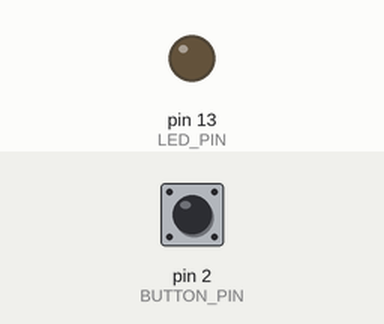
Recording of a sketch running on a simulated Arduino Uno, built with avr-gcc and run on an emulated ATmega328P. Shown: output pins drawn as LEDs (lit = HIGH). The test bench sets the inputs (shaded band); at power-on: pin 2 (BUTTON_PIN) HIGH. What the sketch prints to the serial monitor is not drawn.

Above: at 1.2 s.
1.3 s: pin 2 (BUTTON_PIN) pulled LOW for 0.15 s
At 1.37 s:
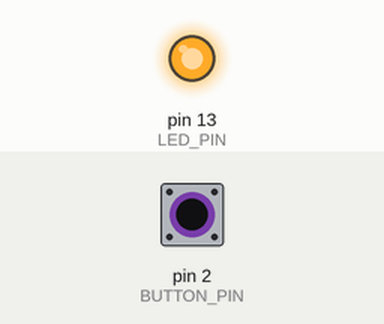
2.9 s: pin 2 (BUTTON_PIN) pulled LOW for 3.2 s
At 6.8 s:
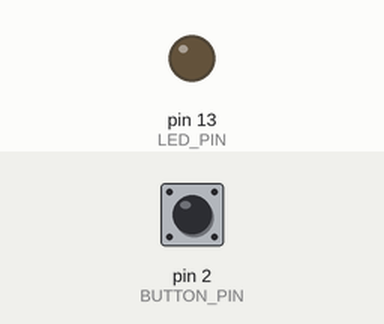
Timing chart, 0 to 8.3 s (numbered marks = the images above; inputs shaded):
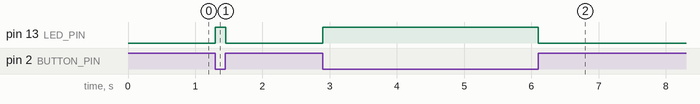

The sketch:

4-ConditionalFSM.ino
```cpp
/**********************************************************************
 * File       : 4-ConditionalFSM.ino
 * Title      : MCP/FSM – Button-Triggered State Machine
 * Author     : Rudy Martin / Next Shift Consulting
 * Description: Demonstrates an event-driven FSM
 *              Uses button to trigger conditional transitions
 **********************************************************************/

// --- Pin Setup ---
const int BUTTON_PIN = 2;  // Button input
const int LED_PIN = 13;    // LED output

// --- FSM States ---
enum State {
  WAIT_FOR_PRESS,
  LED_ON
};
State currentState = WAIT_FOR_PRESS;

void setup() {
  pinMode(BUTTON_PIN, INPUT_PULLUP);
  pinMode(LED_PIN, OUTPUT);
  Serial.begin(115200);
  Serial.println("Conditional FSM Ready");
}

void loop() {
  // MCP Step 1: SENSE – read button
  bool buttonPressed = digitalRead(BUTTON_PIN) == LOW;

  // MCP Step 2: PLAN – event-based decision
  switch (currentState) {
    case WAIT_FOR_PRESS:
      if (buttonPressed) {
        currentState = LED_ON;
        Serial.println("Button Pressed → LED_ON State");  // MCP Step 4: LOG
      }
      break;

    case LED_ON:
      if (!buttonPressed) {
        currentState = WAIT_FOR_PRESS;
        Serial.println("Button Released → WAIT_FOR_PRESS State");  // MCP Step 4: LOG
      }
      break;
  }

  // MCP Step 3: ACT – state behavior
  switch (currentState) {
    case WAIT_FOR_PRESS:
      digitalWrite(LED_PIN, LOW);
      break;
    case LED_ON:
      digitalWrite(LED_PIN, HIGH);
      break;
  }

  // MCP Step 5: REPEAT – loop continues
}
```

Measured:
- after the input at 1.3 s, pin 13 (LED_PIN): LOW → HIGH at once, → LOW 0.15 s later
- after the input at 2.9 s, pin 13 (LED_PIN): LOW → HIGH at once, → LOW 3.2 s later
